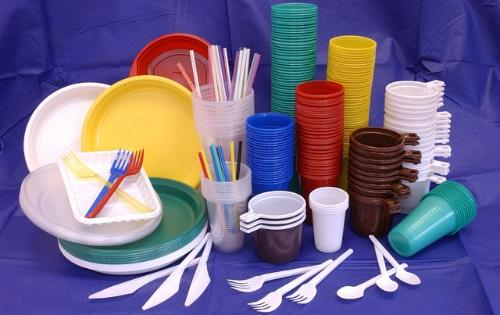
#> input picture Photos/plates.jpg, 500 x 315 px, found by its file name
$ python 8_splitmerge.py
#> lines starting #> are read from the running program, lines starting #| are printed output that depends on the picture
import cv2 as cv
import numpy as np
img=cv.imread('Photos/plates.jpg')
#> img is the input picture: shape (315, 500, 3); mean B, G, R 137.4, 104.5, 115.5
cv.imshow('Plates',img)

blank=np.zeros(img.shape[:2],dtype='uint8')
blank1=np.zeros(img.shape[:2],dtype='uint8')
blank2=np.zeros(img.shape[:2],dtype='uint8')

b,g,r = cv.split(img)
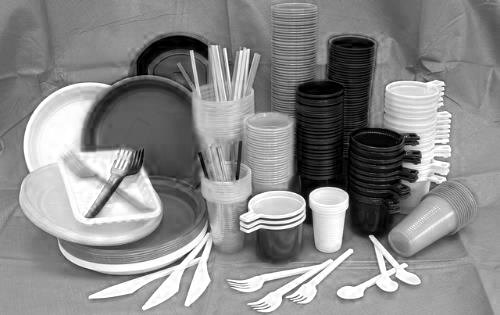
#> b: shape (315, 500); min 0, max 255, mean 137.4
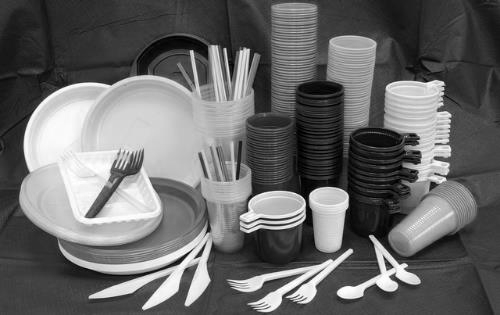
#> g: shape (315, 500); min 0, max 255, mean 104.5
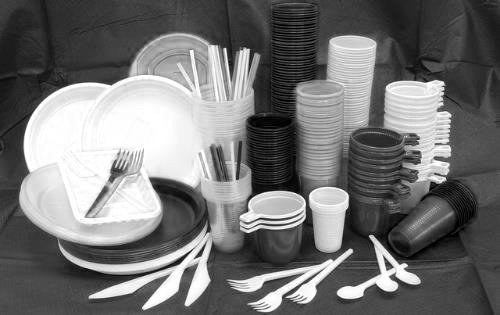
#> r: shape (315, 500); min 0, max 255, mean 115.5
cv.imshow('RED',r)
cv.imshow('GREEN',g)
cv.imshow('BLUE',b)

blue=cv.merge([b,blank,blank])
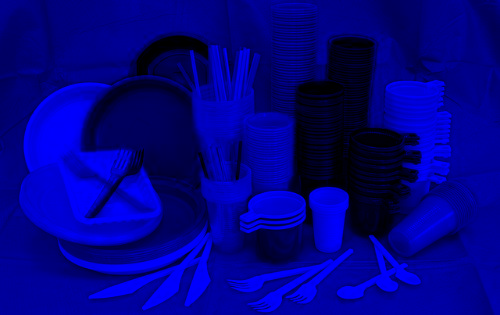
#> blue: shape (315, 500, 3); mean of channels 0, 1, 2 137.4, 0, 0; drawn as B, G, R
green=cv.merge([blank,g,blank])
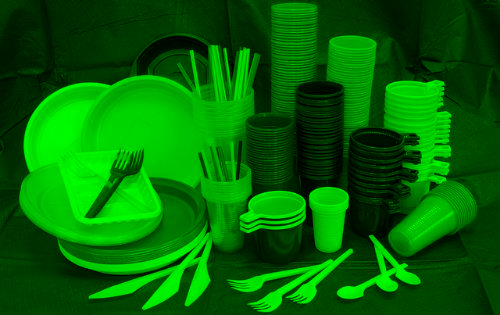
#> green: shape (315, 500, 3); mean of channels 0, 1, 2 0, 104.5, 0; drawn as B, G, R
red=cv.merge([blank,blank,r])
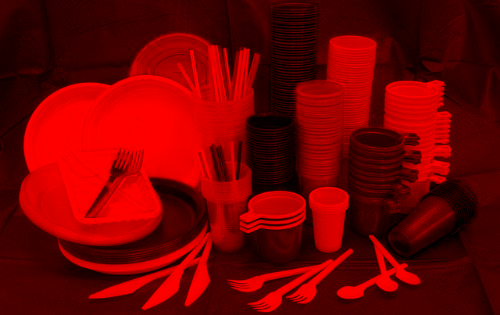
#> red: shape (315, 500, 3); mean of channels 0, 1, 2 0, 0, 115.5; drawn as B, G, R

cv.imshow('RED1',red)
cv.imshow('GREEN1',green)
cv.imshow('BLUE1',blue)

final=cv.merge([b,g,r])
cv.imshow('Final mx',final)

efinal=final-(blue)
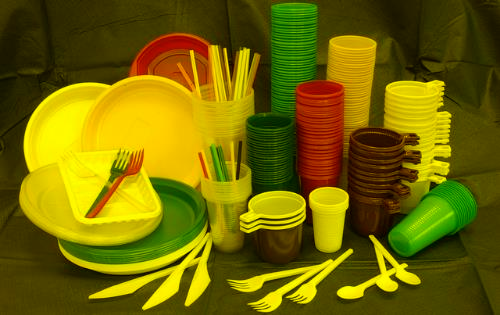
#> efinal: shape (315, 500, 3); mean B, G, R 0, 104.5, 115.5
cv.imshow('d',efinal)


cv.waitKey(0)

$ run again, with Photos/bullets.jpg copied over Photos/plates.jpg
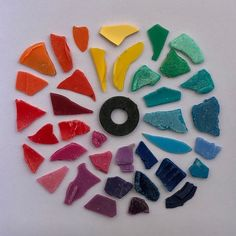
#> input picture Photos/bullets.jpg, 236 x 236 px, found by its file name
#> img is the input picture: shape (236, 236, 3); mean B, G, R 136.9, 133.1, 146.4
#> `red=cv.merge([blank,blank,r])`:
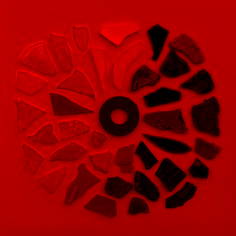
#> red: shape (236, 236, 3); mean of channels 0, 1, 2 0, 0, 146.4; drawn as B, G, R
#> `efinal=final-(blue)`:
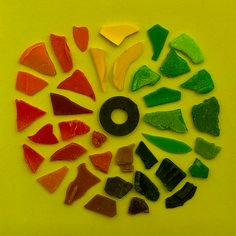
#> efinal: shape (236, 236, 3); mean B, G, R 0, 133.1, 146.4

$ run again, with Photos/flower.jpg copied over Photos/plates.jpg
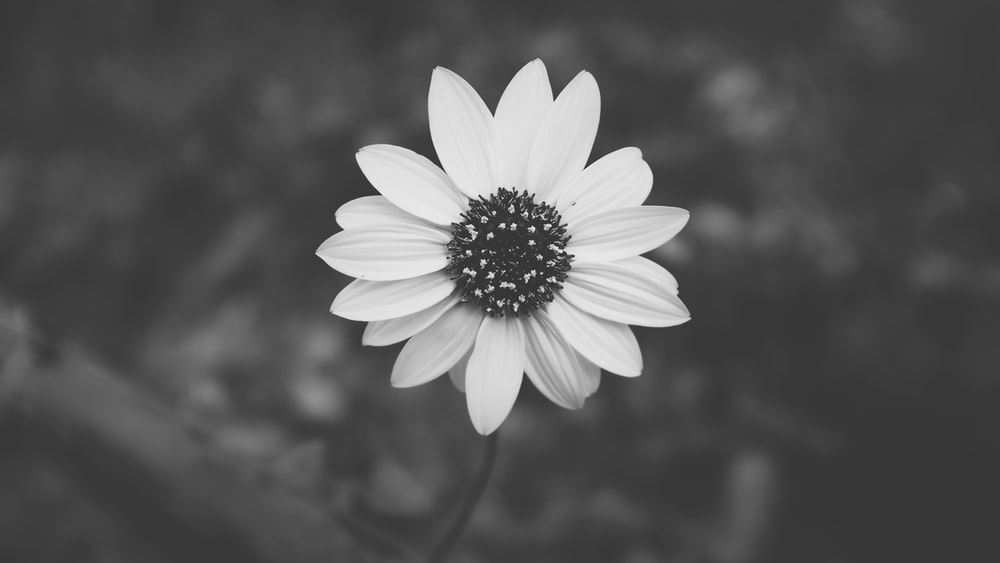
#> input picture Photos/flower.jpg, 1000 x 563 px, found by its file name
#> img is the input picture: shape (563, 1000, 3); min 19, max 247, mean 86.6
#> `red=cv.merge([blank,blank,r])`:
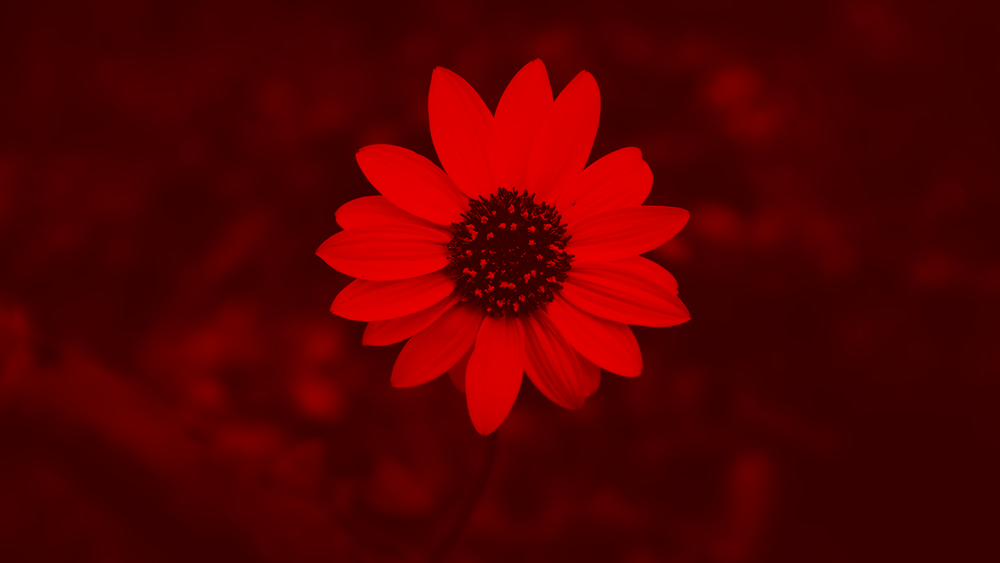
#> red: shape (563, 1000, 3); mean of channels 0, 1, 2 0, 0, 86.6; drawn as B, G, R
#> `efinal=final-(blue)`:
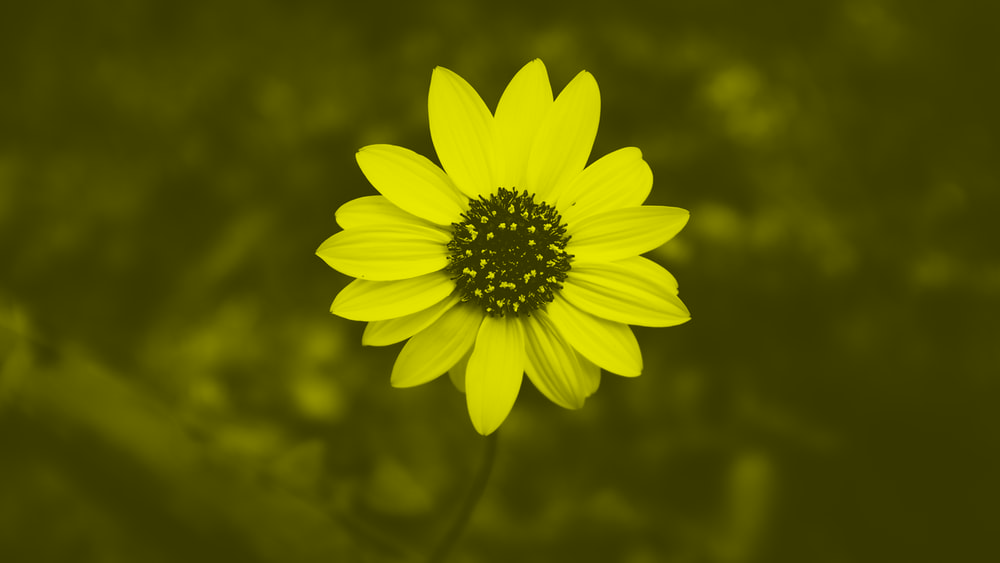
#> efinal: shape (563, 1000, 3); mean B, G, R 0, 86.6, 86.6
